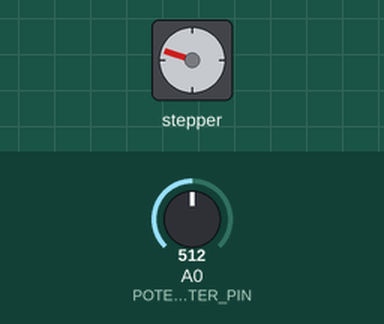
A sketch run on a simulated Arduino Uno, built with avr-gcc and run on an emulated ATmega328P. On the bench: stepper motor. The test bench sets the inputs (shaded band); at power-on: A0 (POTENTIOMETER_PIN) = 512. Stepper angles assume 200 steps per turn.

Above: at 1.26 s.
1.3 s: A0 (POTENTIOMETER_PIN) set to 0
At 2.0 s:
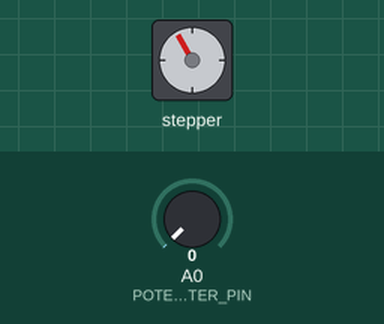
4.3 s: A0 (POTENTIOMETER_PIN) set to 122
At 4.76 s:
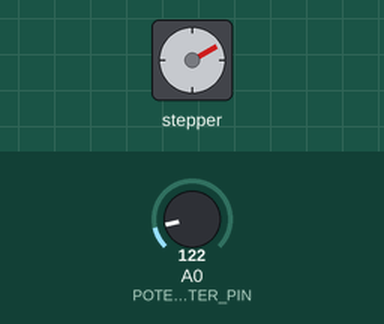
7.3 s: A0 (POTENTIOMETER_PIN) set to 306
At 8.11 s:
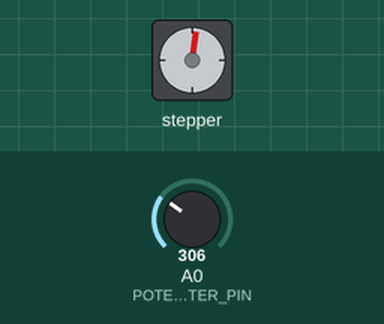
Timing chart, 0 to 16.3 s (numbered marks = the images above; inputs shaded):
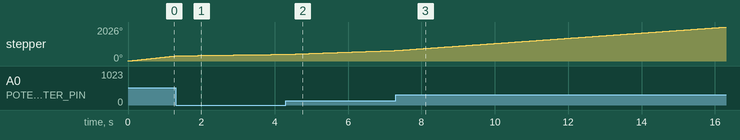

The sketch:

wave_generator.ino
```cpp
#include <Stepper.h>

// A standard NEMA 17 stepper motor typically has 200 full steps per revolution.
const int STEPS_PER_REVOLUTION = 200;
const int POTENTIOMETER_PIN = A0;

// L298N inputs IN1-IN4 are connected to Arduino digital pins D1-D4.
// D1 is also the serial TX pin; see the README before remapping these pins.
Stepper motor(STEPS_PER_REVOLUTION, 1, 2, 3, 4);

void setup() {
  // No initialization is required for this open-loop controller.
}

void loop() {
  const int potentiometerValue = analogRead(POTENTIOMETER_PIN);

  // Convert the potentiometer range into the tested motor-speed range.
  const int speedRpm = map(potentiometerValue, 0, 1023, 5, 80);
  motor.setSpeed(speedRpm);

  // Move one step per loop iteration for continuous single-direction motion.
  motor.step(1);
}
```
